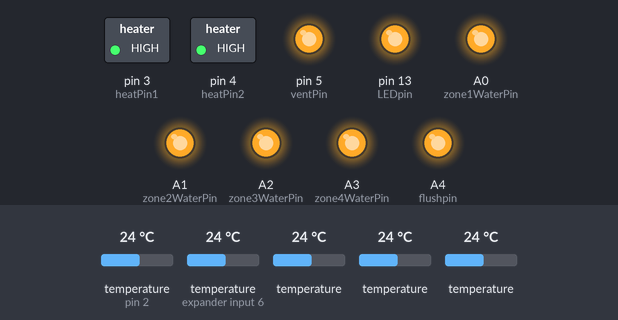
Bench run of a sketch on a simulated Arduino Uno, built with avr-gcc and run on an emulated ATmega328P. Parts: switched loads named in the sketch (green lamp = pin HIGH), output pins drawn as LEDs (lit = HIGH). Inputs (shaded band) come from the test bench; at power-on: temperature (sensors on pin 2, expander input 6) 24 °C, temperature 24 °C. What the sketch prints to the serial monitor is not drawn.

Above: at 0.95 s.
At 40.7 s:
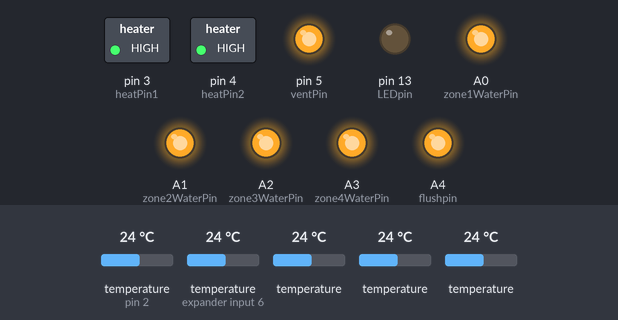
Timing chart, 0 to 41.1 s (numbered marks = the images above):
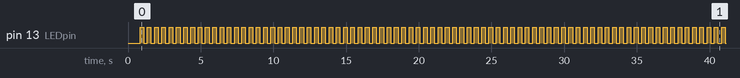

The sketch:

GreenHouseWithoutWiFi_UNO.ino
```cpp
//************************************************************************************************************
// This program is forked from GreenHouseTesting. ALL references to WiFi removed. Function is the same
// Instead of using NTP to get time, the time will be send from RPi via serial

//************************************************************************************************************
//  CURRENT WORK

// Moved printData() to (timer_lapsed(PROBE) == true)
//
// Change watering to 3 zone PLUS a flush

//
//*************************************************************************************************************
// PINS>
// 3,4    Heater (parallel circuit)
// 5      Vent
// A0-A4  Water pots 1-5
// 13     RUN LED
//*************************************************************************************************************

//************************************************************************************************************
// DESIRED function

//  Each Pot to have its own cycle
//  waterPots() should adjust watering based on tent and external temperatures. Hotter = more water ??
//  need to add an override watering switch to manually water/soak

//************************************************************************************************************
// IMPORTANT NOTES

// SAMD5x can sink/sourse 8mA
// Using analog pins A0-A4 for zone watering

//************************************************************************************************************


#include <OneWire.h>
#include <DallasTemperature.h>

#define ONE_WIRE_BUS 2                 // OneWire connected to pin2 on Uno
#define TEMPERATURE_PRECISION 12       //Set precision of the 18B20's

#define zone1WaterPin   A0
#define zone2WaterPin   A1
#define zone3WaterPin   A2
#define zone4WaterPin   A3
#define flushpin        A4                  // not used
#define ventPin         5
#define heatPin1        3
#define heatPin2        4
#define LEDpin          13

#define OFF HIGH                          // Active LOW inputs on the external relay board
#define ON  LOW                           // Active LOW inputs on the external relay board

// for the timer and time
#define PROBE 0x01
unsigned long PROBE_int = 60000;            // 1 minute read temp interval
#define PRINT 0x02
unsigned long PRINT_int = 10000;            // NOT USED. printData() is currently inside of timer_lapsed(PROBE)
#define WATER 0x03
unsigned long WATER_int = 120000;           // 2 minute watering DURATION timer. Water ON for 2 minutes
#define RUNNING   0x04
unsigned long RUNNING_int   = 250;          // LED toggle only indicates prgram running

// init the timers
unsigned long PROBE_lastRead_millis;
unsigned long PRINT_lastRead_millis;
unsigned long WATER_lastRead_millis;
unsigned long RUNNING_lastRead_millis;

// Variables to hold current time from decodeTime()
int UTC_hours   = 25;                    // init to 25 to prevent actions until a valid NTP time is received. 25 is invalid time.
int UTC_minutes = 65;                    // same as above
int UTC_seconds = 0;                     //


int waterSchedule[]   {6,0,18,55};       // 24 hour clock. {H,M,H,M.....}
bool wateringON     = false;             // true if watering is active... i.e. water valves are open
bool waterON        = false;             // true if it is time to water
bool heaterON       = false;
bool ventON         = false;

bool  crcFAIL = false;                  // CRC used in serial communication with RPi.  NOT USED currently


const int houseHeatOnTemp   = 60;
const int houseHeatOffTemp  = 63;
const int houseVentOnTemp   = 80;
const int houseVentOffTemp  = 77;
const int houseWARNTemp     = 90;

// memory for communication from RPi
uint8_t   RPirecBlock[16];                              // Data block received from RPi. 15 bytes for data, one byte for CRC
uint8_t   RPirecCRC;                                    // CRC included with received data block (from RPi)
uint8_t   calcCRC;                                      // calculated CRC8 of the data received from RPi

// Temperature sensors
OneWire oneWire(ONE_WIRE_BUS);            // create OneWire instance on pin2
DallasTemperature sensors(&oneWire);      // pass onewire instance to Dallas

// These are the ID's of the 5-probe temperature probe assembly (pre-made assembly  fixed addresses) and 4 extra probes
DeviceAddress probe1 = { 0x28, 0xFF, 0xC3, 0x0D, 0x81, 0x14, 0x02, 0x1B };    // for Greenhouse Temp
DeviceAddress probe2 = { 0x28, 0xFF, 0x7D, 0x65, 0x81, 0x14, 0x02, 0x7A };    // pot1 Temp
DeviceAddress probe3 = { 0x28, 0xFF, 0xD2, 0x5C, 0x30, 0x17, 0x04, 0x62 };    // pot2
DeviceAddress probe4 = { 0x28, 0xFF, 0xDB, 0x57, 0x81, 0x14, 0x02, 0x9A };    // pot3 Temp
DeviceAddress probe5 = { 0x28, 0xFF, 0x7B, 0xF6, 0x80, 0x14, 0x02, 0x24 };    // pot4
// 4 additional temperature probes
DeviceAddress probe6 = { 0x28, 0xAA, 0x4B, 0x76, 0x53, 0x14, 0x01, 0xA3 };    // purge water temp
DeviceAddress probe7 = { 0x28, 0xAA, 0x66, 0x74, 0x53, 0x14, 0x01, 0xB0 };    // greenhouse temp
DeviceAddress probe8 = { 0x28, 0xAA, 0xEA, 0x79, 0x53, 0x14, 0x01, 0xC7 };    // outside air temp
DeviceAddress probe9 = { 0x28, 0xAA, 0x28, 0x7B, 0x53, 0x14, 0x01, 0x61 };    // extra probe

uint8_t*    probeAddr[]  {probe1, probe2, probe3, probe4, probe5, probe6, probe7, probe8, probe9};     // indexes to each of the 8 temp probes
bool        probeAvail[] {probe1, probe2, probe3, probe4, probe5, probe6, probe7, probe8, probe9};     // available YES NO
int         greenHouseTemperatures [9];  // values from each of the 9 indexed probes (probe1...etc)
int         greenhouseMaxTemp[5] = {0,0,0,0,0};             // init to 0
int         greenhouseMinTemp[5] = {100,100,100,100,100};   // init to 100

void setup() {

  // Open serial communications
  Serial.begin(9600);

  pinMode(zone1WaterPin, OUTPUT);                   // pin A0 as GPIO OUTPUT
  digitalWrite(zone1WaterPin, OFF);
  pinMode(zone2WaterPin, OUTPUT);                   // pin A1
  digitalWrite(zone2WaterPin, OFF);
  pinMode(zone3WaterPin, OUTPUT);                   // pin A2
  digitalWrite(zone3WaterPin, OFF);
  pinMode(zone4WaterPin, OUTPUT);                   // pin A3
  digitalWrite(zone4WaterPin, OFF);
  pinMode(flushpin, OUTPUT);                   // pin A4
  digitalWrite(flushpin, OFF);
  pinMode(ventPin, OUTPUT);                    // pin 6
  digitalWrite(ventPin, OFF);
  pinMode(heatPin1, OUTPUT);                   // pin 3
  digitalWrite(heatPin1, OFF);
  pinMode(heatPin2, OUTPUT);                   // pin 4
  digitalWrite(heatPin2, OFF);
  pinMode(LEDpin, OUTPUT);                     // pin 13
  digitalWrite(LEDpin, LOW);

  sensors.begin();    // Start Dallas 18B20 on oneWire


  // start the timers. Used to schedule function calls at interval
  // should be a better way to init the timers
  PROBE_lastRead_millis       = millis();
  PRINT_lastRead_millis       = millis();
  WATER_lastRead_millis       = millis();
  RUNNING_lastRead_millis     = millis();

  // Start first temperature conversion
  getTempsF();        // first call to get temperatures. Using this instead of delay(1000) since the getTempsF() takes ~ 1 sec.
}

void loop() {

  // TOGGLE the run state LED
  if (timer_lapsed(RUNNING) == true){
    digitalWrite(LEDpin, !digitalRead(LEDpin));
  }

  receiveRPiData();

  // check to see if it's time to water
  waterPots();

  // get probe temps every PROBE_int
  if (timer_lapsed(PROBE) == true) {  // read temps every PROBE_int
    getTempsF();                      // This function take a LOT of time.. 830ms if using all 9 sensors!
    recordMinMax();                   // Record the daily Min and Max temps. Resets at midnight
    printData();                      // print the TIME and temps
  }

  // Control the venting
  controlHouseVent();

  // Control the heating
  controlHouseHeater();               //  Heat if too cold

  if (timer_lapsed(PRINT) == true) {  // print Time and Temp data to Serial
    //printData();
  }

}
```

EXAMPLES.ino
```cpp
/*
 *
  from https://stackoverflow.com/questions/5141960/get-the-current-time-in-c
  //localtime example in C
#include <stdio.h>
#include <time.h>

int main ()
  {
  time_t rawtime;
  struct tm * timeinfo;

  time ( &rawtime );
  timeinfo = localtime ( &rawtime );
  printf ( "Current local time and date: %s", asctime (timeinfo) );

  return 0;
}
 */
```

FunctionTesting.ino
```cpp
// Check the presence of 9 probes from setup()
void checkSensorPresence(void){
  for (int i=0; i<9; i++){
    if (sensors.isConnected(probeAddr[i])){
      probeAvail[i] = true;
    }
    else probeAvail[i] = false;
    }
}

// Read data block from RPi and verify CRC8
// If the CRC8 fails set crcFAIL to TRUE

void receiveRPiData(void){

  int inCount = Serial.available();

  if (inCount < 6) {
    return;
    }     //return if less than 6 (plus CR?) bytes are avaialable

  if (inCount > 6) {
    Serial.println("Input Buffer Overflow in function receiveRPiData()");
    // flush the input buffer
    while (Serial.available()) {
      Serial.read();
    }
    return; // if
  }

  if (inCount == 6){    // read and store the buffer contents
      for (int i=0; i < 6; i++){
      RPirecBlock[i]=Serial.read();
      }
  }

  if ((RPirecBlock[0] == 72) && (RPirecBlock[2] == 77) && (RPirecBlock[4] == 83)) {
    // IF Data received conforms to format HxMxSx... or 72-"H", 77="M" and 83="S"
    // Is a verification of the received data
    // DATA block received verified. Set Time.
    UTC_hours   = RPirecBlock[1];
    UTC_minutes = RPirecBlock[3];
    UTC_seconds = RPirecBlock[5];
  }
}


void getTempsF(void){

  sensors.requestTemperatures();            // required before .getTempX()
  for (int i=0; i<5; i++){                  // read all 5 temp sensors. Order of reading is fixed by DallasTemperature so be aware
  float temp = sensors.getTempF(probeAddr[i]);
  greenHouseTemperatures[i] = (int) temp;   // convert from float to int and store to greenHouseTemperature[]
  }

}

void recordMinMax(void){
  int temp;                                 // temperature data

  if ((UTC_hours == 0) && (UTC_minutes == 0)){
    //reset the MinMax temps at midnight
    for (int i=0; i <5; i++){
      greenhouseMaxTemp[i] = 0;
      greenhouseMinTemp[i] = 100;
    }
    return;
  }

  for (int i=0; i<5; i++){
    temp = greenHouseTemperatures[i];    // index to array
    if (temp >= greenhouseMaxTemp[i]){
      greenhouseMaxTemp[i] = temp;
    }
    if (temp <= greenhouseMinTemp[i]){
      greenhouseMinTemp[i] = temp;
    }
    }
}

void controlHouseVent(void){
  int houseTemp   = greenHouseTemperatures[0];    // probe1
  if (houseTemp >= houseVentOnTemp){
    digitalWrite(heatPin1, OFF);
    digitalWrite(heatPin2, OFF);
    digitalWrite(ventPin, ON);
    ventON = true;
  }
  if (houseTemp <= houseVentOffTemp){
    digitalWrite(ventPin, OFF);
    ventON = false;
  }
}

void controlHouseHeater(void){
  int houseTemp   = greenHouseTemperatures[0];
  if (houseTemp <= houseHeatOnTemp){
    digitalWrite(ventPin, OFF);
    digitalWrite(heatPin1, ON);
    digitalWrite(heatPin2, ON);
    heaterON = true;
  }
  if (houseTemp >= houseHeatOffTemp){
    digitalWrite(heatPin1, OFF);
    digitalWrite(heatPin2, OFF);
    heaterON = false;
  }
}


void waterPots(void){

        // check if UTC time matches  preset watering time in waterSchedule[0,1]
    if (waterON == false){              // waterON = false if watering hasn't already been turned on
      if ((UTC_hours == waterSchedule[0]) && (UTC_minutes == waterSchedule[1])){
        waterON = true;                 // waterON = time to water. Doesn't mean that watering is active
        WATER_int = 60000;             // set 1 minute to water plants if schedule waterSchedule[0,1]
      }
    }
        // check if UTC time matches preset watering time in waterSchedule[2,3]
    if (waterON == false){
      if ((UTC_hours == waterSchedule[2]) && (UTC_minutes == waterSchedule[3])){
        waterON = true;
        WATER_int = 120000;              // set 2 minute to water plants if schedule waterSchedule[2,3]
      }
    }

    if ((waterON == true) && (wateringON == false)){        //waterON if inside watering window and wateringON is not active
        wateringON = true;                                  // wateringON is true when  watering is active
          digitalWrite(zone1WaterPin, ON);                        // turn watering valves ON
          digitalWrite(zone2WaterPin, ON);
          digitalWrite(zone3WaterPin, ON);
          digitalWrite(zone4WaterPin, ON);


        WATER_lastRead_millis = millis();                   // init the wateringON timer start value
      }

    if ((waterON == true) && (wateringON == true)){         // if already watering (valves ON)

      bool endwatering = timer_lapsed(WATER);               // endwatering true when watering time has expired
      if (endwatering == true){
        waterON = false;                                    // reset the waterON to false
        wateringON = false;                                 // turn off watering
          digitalWrite(zone1WaterPin, OFF);
          digitalWrite(zone2WaterPin, OFF);
          digitalWrite(zone3WaterPin, OFF);
          digitalWrite(zone4WaterPin, OFF);

      }
    }
}

void printData(void){
  Serial.print("TIME:  ");
  Serial.print(UTC_hours);
  Serial.print(':');
  if (UTC_minutes < 10) {
      // In the first 10 minutes of each hour, we'll want a leading '0'
      Serial.print('0');
    }
  Serial.println(UTC_minutes);

  if (wateringON == true){
    Serial.println("Watering is ON");
  }
  else Serial.println("Watering is OFF");

  if (ventON == true){
    Serial.println("Venting  is ON");
  }
  else Serial.println("Venting  is OFF");

  if (heaterON == true) {
    Serial.println("Heater   is ON");
    }
  else Serial.println("Heater   is OFF");

  Serial.print("Temperature   ");
  Serial.println("Probe1 Probe2 Probe3 Probe4 Probe5 ");


  // print the current probe temperatures
  Serial.print("              ");
  for (int i=0; i<5; i++){
    Serial.print(greenHouseTemperatures[i]);
    Serial.print("     ");
  }

  Serial.println();
  // print the current MAX temps
  Serial.print("MAX temp=");
  Serial.print("     ");
  for (int i=0; i<5; i++){
    Serial.print(greenhouseMaxTemp[i]);
    Serial.print("     ");
  }

  Serial.println();
  // print the current MIN temps
  Serial.print("MIN temp=");
  Serial.print("     ");
  for (int i=0; i<5; i++){
    Serial.print(greenhouseMinTemp[i]);
    Serial.print("     ");
  }

  Serial.println();
  Serial.println();
}


// These are the system timers. Using millis() function. Each timer has a NAME_int to define the length of time in ms.
// if current time - start time >= whatever_int then {}
//
bool timer_lapsed(uint8_t PID){                             // timer. used for short interval scheduling 1sec- a few minutes

  if (PID == PROBE){
    if ((millis() - PROBE_lastRead_millis) >= PROBE_int){    // set to 10 sec
      PROBE_lastRead_millis = millis();
      return true;
    }
    else {return false;}
    }
  if (PID == WATER){
    if ((millis() - WATER_lastRead_millis) >= WATER_int){   // set to 2minutes
      WATER_lastRead_millis = millis();
      return true;
    }
    else {return false;}
    }
  if (PID == PRINT){
    if ((millis() - PRINT_lastRead_millis) >= PRINT_int){    // set to 10 sec
      PRINT_lastRead_millis = millis();
      return true;
    }
    else {return false;}
    }

  if (PID == RUNNING){
    if ((millis() - RUNNING_lastRead_millis) >= RUNNING_int){        // set to .5 sec
      RUNNING_lastRead_millis = millis();
      return true;
    }
    else {return false;}
    }
}

// CRC8 function for Arduino (c++)
uint8_t crc8( uint8_t *addr, uint8_t len) {
      uint8_t crc=0;
      for (uint8_t i=0; i<len;i++) {
         uint8_t inbyte = addr[i];
         for (uint8_t j=0;j<8;j++) {
             uint8_t mix = (crc ^ inbyte) & 0x01;
             crc >>= 1;
             if (mix)
                crc ^= 0x8C;
         inbyte >>= 1;
      }
    }
   return crc;
}
```

Measured:
- by itself, pin 13 (LEDpin): moves between LOW and HIGH, repeating every 31.0 s
- by itself, everything shown: repeats every 31.0 s, in 124 steps
